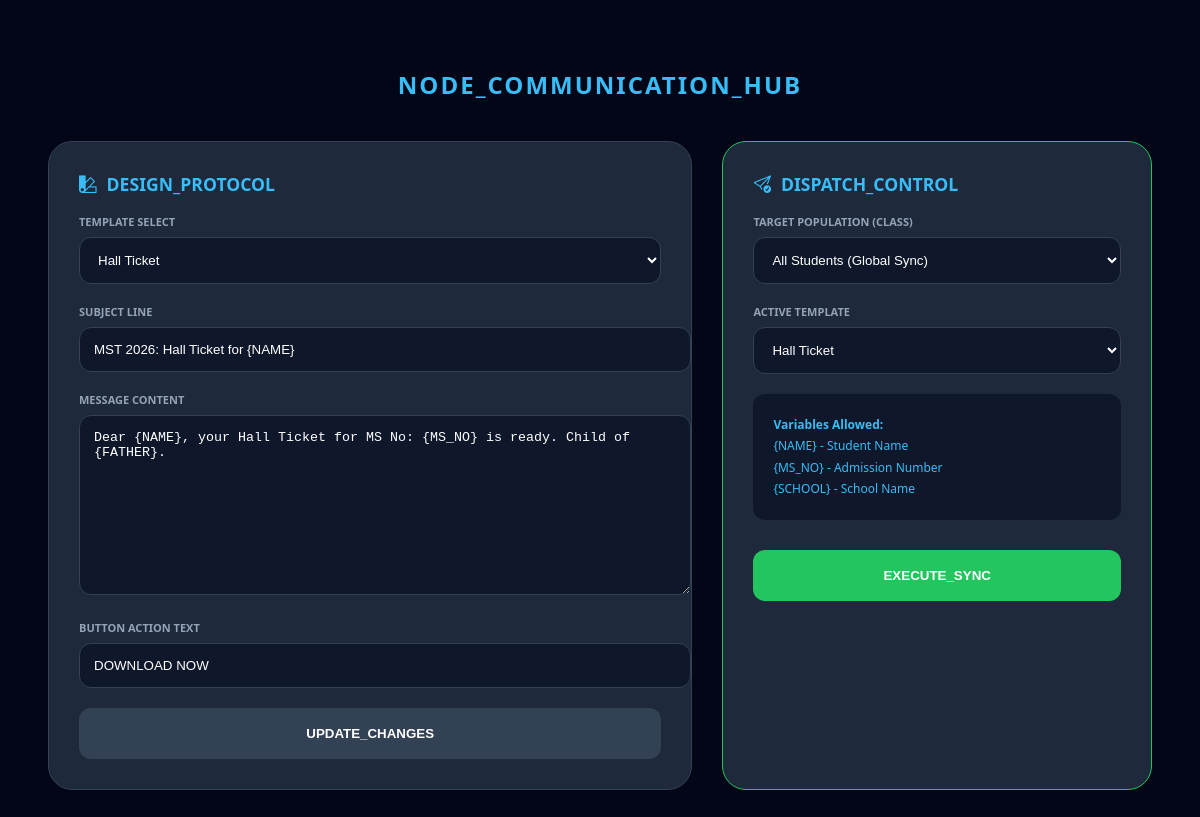
The page /admin/notifications/send_results.php on the database its author committed.
### tables this page shows
CREATE TABLE `email_templates` (
  `id` int(11) NOT NULL,
  `template_name` varchar(100) DEFAULT NULL,
  `subject` varchar(255) DEFAULT NULL,
  `body` text DEFAULT NULL,
  `button_text` varchar(50) DEFAULT NULL,
  `target_url` varchar(255) DEFAULT NULL
);

### admin/notifications/send_results.php (the view, shortened to what this page needs)
<?php
include '../../config/db.php';
$all_temps = $conn->query("SELECT * FROM email_templates")->fetch_all(MYSQLI_ASSOC);
?>
<!DOCTYPE html>
<html>
<head>
    <link rel="stylesheet" href="https://cdn.jsdelivr.net/npm/bootstrap-icons@1.11.1/font/bootstrap-icons.css">
</head>
<body>
<h2 style="text-align:center; color:var(--primary); margin-bottom:40px; letter-spacing:2px;">NODE_COMMUNICATION_HUB</h2>
<div class="grid">
    <div class="card">
        <h3><i class="bi bi-palette2"></i> DESIGN_PROTOCOL</h3>
        <form method="POST">
            <label>Template Select</label>
            <select name="temp_id" onchange="loadTemp(this.value)">
                <?php foreach($all_temps as $t): ?>
                    <option value="<?= $t['id'] ?>"><?= $t['template_name'] ?></option>
                <?php endforeach; ?>
            </select>
            <label>Subject Line</label>
            <input type="text" name="subject" id="t_subject" value="<?= $all_temps[0]['subject'] ?>">
            <label>Message Content</label>
            <textarea name="body" id="t_body" rows="10"><?= $all_temps[0]['body'] ?></textarea>
            <label>Button Action Text</label>
            <input type="text" name="button_text" id="t_btn" value="<?= $all_temps[0]['button_text'] ?>">
            <button name="save_template" class="btn btn-save">UPDATE_CHANGES</button>
        </form>
    </div>
    <div class="card" style="border-color: #22c55e;">
        <h3><i class="bi bi-send-check"></i> DISPATCH_CONTROL</h3>
        <form method="POST">
            <label>Target Population (Class)</label>
            <select name="class_id">
                <option value="ALL">All Students (Global Sync)</option>
            </select>
            <label>Active Template</label>
            <select name="temp_id">
                <?php foreach($all_temps as $t): ?>
                    <option value="<?= $t['id'] ?>"><?= $t['template_name'] ?></option>
                <?php endforeach; ?>
            </select>
            <div style="background: #0f172a; padding: 20px; border-radius: 12px; font-size: 12px; line-height: 1.8; color: #38bdf8; margin-bottom: 20px;">
                <b>Variables Allowed:</b><br>
                {NAME} - Student Name<br>
                {MS_NO} - Admission Number<br>
                {SCHOOL} - School Name
            </div>
            <button name="send_broadcast" class="btn btn-send">EXECUTE_SYNC</button>
        </form>
    </div>
</div>
</body>
</html>

### admin/notifications/send_results.php (style rules this page uses)
:root { --primary: #38bdf8; --bg: #020617; --card: #1e293b; }
body { background: var(--bg); color: #f8fafc; font-family: 'Segoe UI', sans-serif; padding: 40px; }
.grid { display: grid; grid-template-columns: 1.2fr 0.8fr; gap: 30px; max-width: 1300px; margin: auto; }
.card { background: var(--card); padding: 30px; border-radius: 24px; border: 1px solid #334155; }
h3 { color: var(--primary); margin-top: 0; display: flex; align-items: center; gap: 10px; font-size: 1.1rem; }
label { font-size: 11px; color: #94a3b8; font-weight: bold; text-transform: uppercase; margin-bottom: 8px; display: block; }
input, textarea, select { width: 100%; padding: 14px; background: #0f172a; border: 1px solid #334155; color: white; border-radius: 12px; margin-bottom: 20px; outline: none; }
.btn { border: none; padding: 18px; border-radius: 12px; font-weight: bold; cursor: pointer; width: 100%; transition: 0.3s; }
.btn-save { background: #334155; color: white; }
.btn-send { background: #22c55e; color: white; margin-top: 10px; }

### rows shown on the page
email_templates: subject "MST 2026: Hall Ticket for {NAME}", body "Dear {NAME}, your Hall Ticket for MS No: {MS_NO} is ready. Child of {FATHER}.", button_text "DOWNLOAD NOW"

### other values the page prints
form field temp_id "Hall Ticket"
